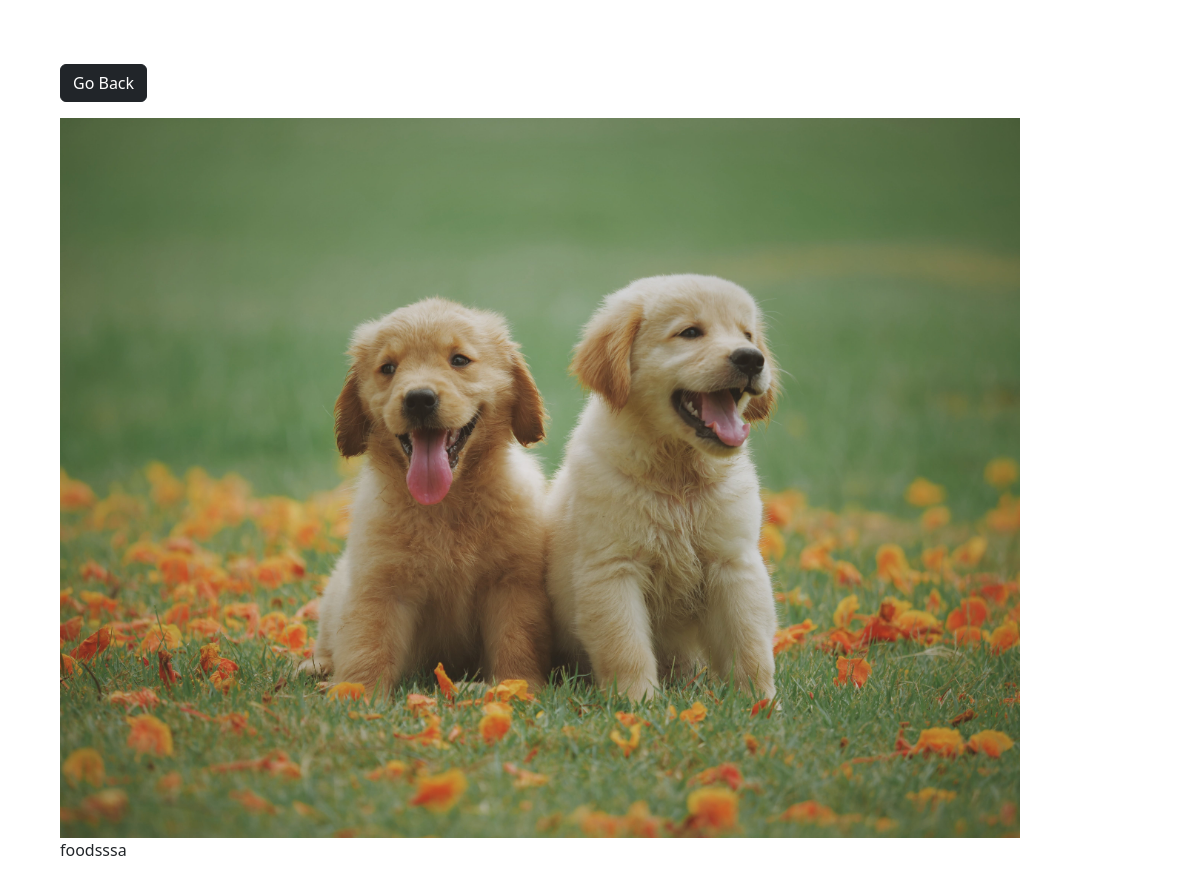
The app's page /photo/8/ with its own data.
### todoapp/models.py (models this page shows, shortened)
class Photo(models.Model):
    category = models.ForeignKey(Category, on_delete=models.SET_NULL, null=True, blank=True)
    image = models.ImageField(null=False, blank=False)
    description = models.TextField()

### todoapp/views.py (the view)
# urls.py: path('photo/<str:pk>/', viewPhoto, name="photo"),
def viewPhoto(request, pk):
    photo = Photo.objects.get(id=pk)
    return render(request, 'photos/photo.html', {'photo': photo})

### templates/photos/photo.html (shortened to what this page needs)
<!DOCTYPE html>
<html>
<head>
    <link href="https://cdn.jsdelivr.net/npm/bootstrap@5.3.2/dist/css/bootstrap.min.css" rel="stylesheet"
>
</head>
<body class="m-5">
    <div class="container">
        <div class="row justify-content-center">
            <div class="col">
                <a href="{% url 'gallery' %}" class="btn btn-dark my-3">Go Back</a>
                <div style="height:90vh;">
                    <img style="max-width: 100%; max-height: 100%;" src="{{photo.image.url}}">
                    <p>{{photo.description}}</p>
                </div>
            </div>
        </div>
    </div>
</body>
</html>

### records on screen
Photo: image (picture), description "foodsssa"
